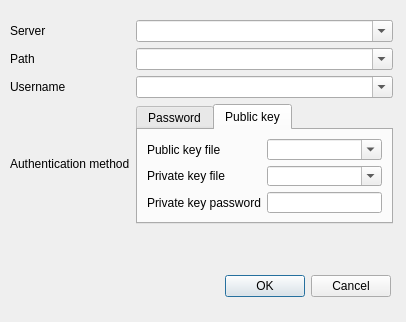
<?xml version="1.0" encoding="UTF-8"?>
<ui version="4.0">
 <class>OpenRemoteFileDialog</class>
 <widget class="QDialog" name="OpenRemoteFileDialog">
  <property name="geometry">
   <rect>
    <x>0</x>
    <y>0</y>
    <width>406</width>
    <height>322</height>
   </rect>
  </property>
  <property name="windowTitle">
   <string>Dialog</string>
  </property>
  <widget class="QDialogButtonBox" name="buttonBox">
   <property name="geometry">
    <rect>
     <x>50</x>
     <y>270</y>
     <width>341</width>
     <height>32</height>
    </rect>
   </property>
   <property name="orientation">
    <enum>Qt::Horizontal</enum>
   </property>
   <property name="standardButtons">
    <set>QDialogButtonBox::Cancel|QDialogButtonBox::Ok</set>
   </property>
  </widget>
  <widget class="QWidget" name="formLayoutWidget">
   <property name="geometry">
    <rect>
     <x>10</x>
     <y>20</y>
     <width>383</width>
     <height>236</height>
    </rect>
   </property>
   <layout class="QFormLayout" name="formLayout">
    <item row="0" column="0">
     <widget class="QLabel" name="serverLabel">
      <property name="text">
       <string>Server</string>
      </property>
      <property name="buddy">
       <cstring>serverBox</cstring>
      </property>
     </widget>
    </item>
    <item row="0" column="1">
     <widget class="QComboBox" name="serverBox">
      <property name="editable">
       <bool>true</bool>
      </property>
     </widget>
    </item>
    <item row="1" column="0">
     <widget class="QLabel" name="pathLabel">
      <property name="text">
       <string>Path</string>
      </property>
      <property name="buddy">
       <cstring>pathBox</cstring>
      </property>
     </widget>
    </item>
    <item row="1" column="1">
     <widget class="QComboBox" name="pathBox">
      <property name="editable">
       <bool>true</bool>
      </property>
     </widget>
    </item>
    <item row="2" column="0">
     <widget class="QLabel" name="usernameLabel">
      <property name="text">
       <string>Username</string>
      </property>
      <property name="buddy">
       <cstring>pathBox</cstring>
      </property>
     </widget>
    </item>
    <item row="2" column="1">
     <widget class="QComboBox" name="usernameBox">
      <property name="editable">
       <bool>true</bool>
      </property>
     </widget>
    </item>
    <item row="3" column="0">
     <widget class="QLabel" name="authLabel">
      <property name="minimumSize">
       <size>
        <width>0</width>
        <height>120</height>
       </size>
      </property>
      <property name="text">
       <string>Authentication method</string>
      </property>
      <property name="buddy">
       <cstring>authenticationTabs</cstring>
      </property>
     </widget>
    </item>
    <item row="3" column="1">
     <widget class="QTabWidget" name="authenticationTabs">
      <property name="sizePolicy">
       <sizepolicy hsizetype="Expanding" vsizetype="Ignored">
        <horstretch>0</horstretch>
        <verstretch>0</verstretch>
       </sizepolicy>
      </property>
      <property name="currentIndex">
       <number>1</number>
      </property>
      <widget class="QWidget" name="passwordTab">
       <attribute name="title">
        <string>Password</string>
       </attribute>
       <layout class="QFormLayout" name="formLayout_3">
        <item row="0" column="0">
         <widget class="QLabel" name="passLabel">
          <property name="text">
           <string>Password</string>
          </property>
          <property name="buddy">
           <cstring>passText</cstring>
          </property>
         </widget>
        </item>
        <item row="0" column="1">
         <widget class="QLineEdit" name="passText">
          <property name="echoMode">
           <enum>QLineEdit::Password</enum>
          </property>
          <property name="clearButtonEnabled">
           <bool>false</bool>
          </property>
         </widget>
        </item>
       </layout>
      </widget>
      <widget class="QWidget" name="pubkeyTab">
       <attribute name="title">
        <string>Public key</string>
       </attribute>
       <layout class="QFormLayout" name="formLayout_2">
        <item row="0" column="0">
         <widget class="QLabel" name="pubkeyLabel">
          <property name="text">
           <string>Public key file</string>
          </property>
          <property name="buddy">
           <cstring>pubkeyFileBox</cstring>
          </property>
         </widget>
        </item>
        <item row="1" column="0">
         <widget class="QLabel" name="privkeyLabel">
          <property name="text">
           <string>Private key file</string>
          </property>
          <property name="buddy">
           <cstring>privkeyFileBox</cstring>
          </property>
         </widget>
        </item>
        <item row="2" column="0">
         <widget class="QLabel" name="privkeyPass">
          <property name="text">
           <string>Private key password</string>
          </property>
          <property name="buddy">
           <cstring>privkeyText</cstring>
          </property>
         </widget>
        </item>
        <item row="0" column="1">
         <widget class="QComboBox" name="pubkeyFileBox">
          <property name="editable">
           <bool>true</bool>
          </property>
         </widget>
        </item>
        <item row="1" column="1">
         <widget class="QComboBox" name="privkeyFileBox">
          <property name="editable">
           <bool>true</bool>
          </property>
         </widget>
        </item>
        <item row="2" column="1">
         <widget class="QLineEdit" name="privkeyText">
          <property name="echoMode">
           <enum>QLineEdit::Password</enum>
          </property>
         </widget>
        </item>
       </layout>
      </widget>
     </widget>
    </item>
   </layout>
  </widget>
 </widget>
 <resources/>
 <connections>
  <connection>
   <sender>buttonBox</sender>
   <signal>accepted()</signal>
   <receiver>OpenRemoteFileDialog</receiver>
   <slot>accept()</slot>
   <hints>
    <hint type="sourcelabel">
     <x>368</x>
     <y>314</y>
    </hint>
    <hint type="destinationlabel">
     <x>157</x>
     <y>229</y>
    </hint>
   </hints>
  </connection>
  <connection>
   <sender>buttonBox</sender>
   <signal>rejected()</signal>
   <receiver>OpenRemoteFileDialog</receiver>
   <slot>reject()</slot>
   <hints>
    <hint type="sourcelabel">
     <x>436</x>
     <y>320</y>
    </hint>
    <hint type="destinationlabel">
     <x>286</x>
     <y>229</y>
    </hint>
   </hints>
  </connection>
 </connections>
</ui>
